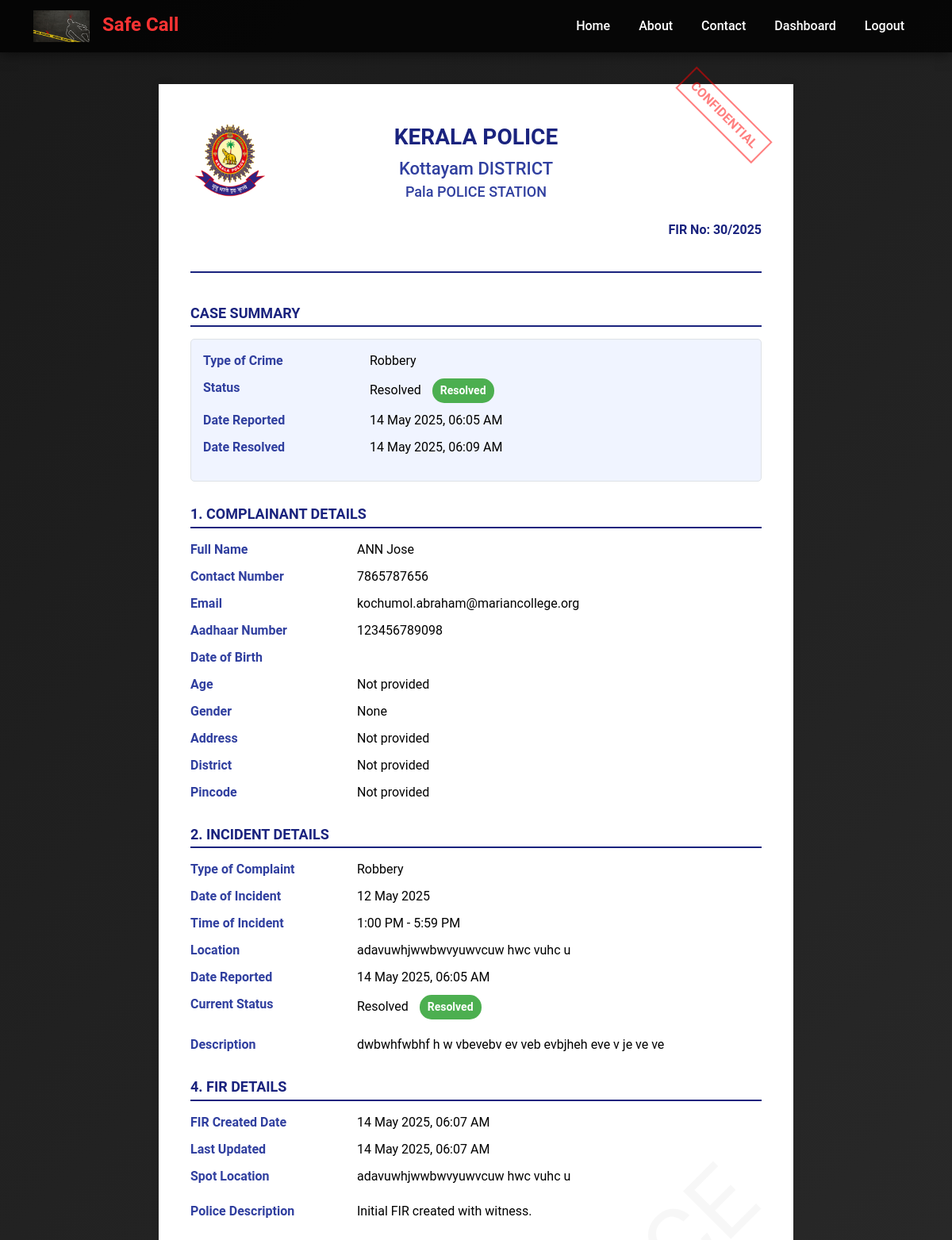
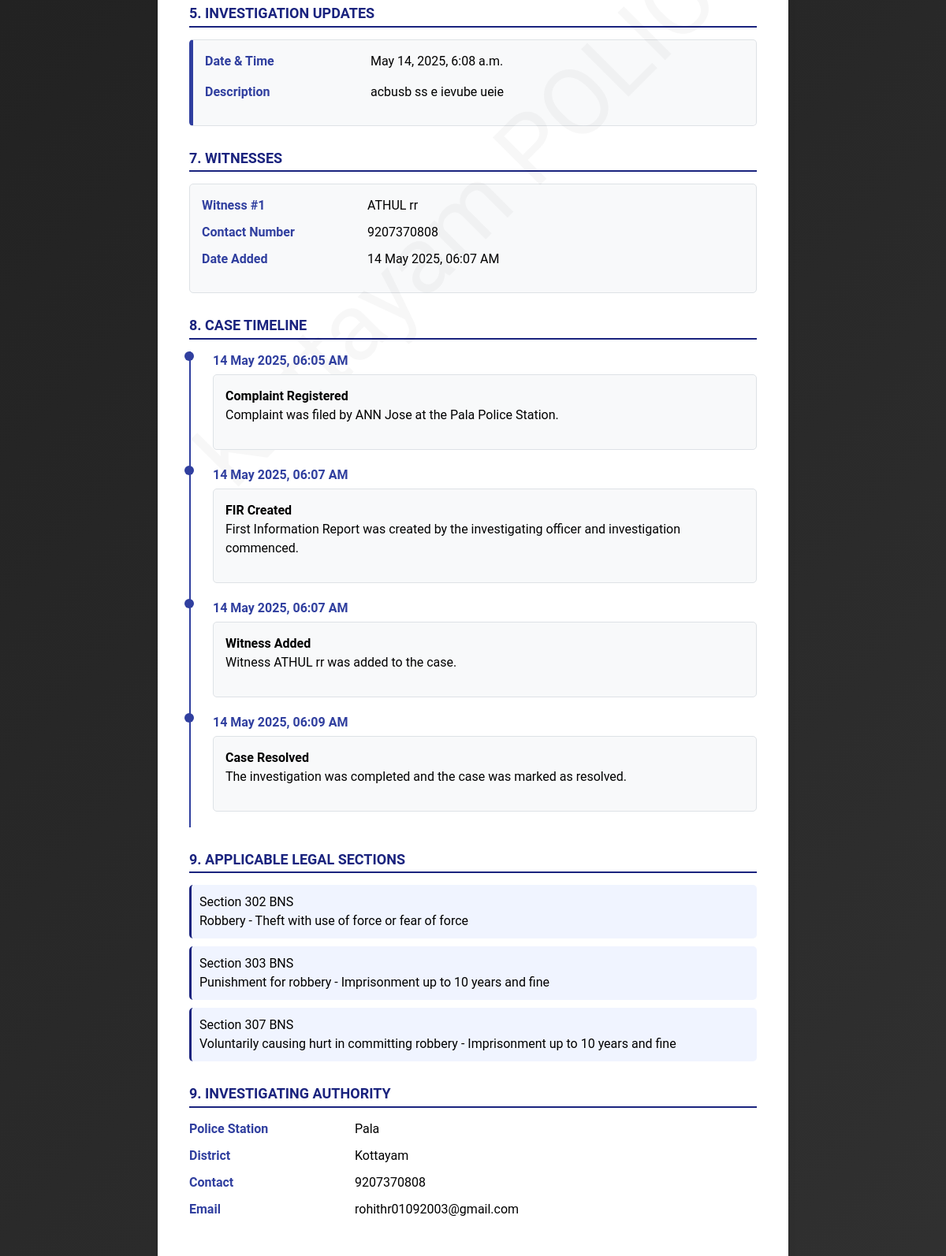
/fir/30/case-file/ (signed in, upper part), run on the app's committed database (2 pictures, top to bottom).
### core/models.py (models this page shows, shortened)
class Complaint(models.Model):
    COMPLAINT_TYPES = [
        ('Robbery', 'Robbery'),
        ('Assault', 'Assault'),
        ('Threats', 'Threats'),
        ('Burglary', 'Burglary'),
        ('Vandalism', 'Vandalism'),
        ('Fraud', 'Fraud'),
        ('Harassment', 'Harassment'),
        ('Theft', 'Theft'),
        ('Domestic Violence', 'Domestic Violence'),
        ('Sexual Assault', 'Sexual Assault'),
        ('Kidnapping', 'Kidnapping'),
        ('Stalking', 'Stalking'),
        ('Drunk Driving', 'Drunk Driving'),
        ('Hit and Run', 'Hit and Run'),
        ('Drug Offenses', 'Drug Offenses'),
        ('Public Intoxication', 'Public Intoxication'),
        ('Trespassing', 'Trespassing'),
        ('Hate Crimes', 'Hate Crimes'),
        ('Murder', 'Murder'),
        ('Arson', 'Arson'),
        ('Others', 'Others'),
    ]
    TIME_CHOICES = [
        ('Midnight', '12:00 AM - 12:59 AM'),
        ('Morning', '6:00 AM - 11:59 AM'),
        ('Noon', '12:00 PM - 12:59 PM'),
        ('Afternoon', '1:00 PM - 5:59 PM'),
        ('Evening', '6:00 PM - 8:59 PM'),
        ('Night', '9:00 PM - 11:59 PM'),
    ]
    STATUS_CHOICES = [
        ('Pending', 'Pending'),
        ('Under Investigation', 'Under Investigation'),
        ('Resolved', 'Resolved'),
        ('Rejected', 'Rejected'),
    ]
    user = models.ForeignKey(PublicUser, on_delete=models.CASCADE)
    police_station = models.ForeignKey(PoliceStation, on_delete=models.CASCADE)
    complaint_type = models.CharField(max_length=50, choices=COMPLAINT_TYPES)
    incident_date = models.DateField()
    incident_time = models.CharField(max_length=20, choices=TIME_CHOICES)
    incident_location = models.TextField(default='Location not specified')
    description = models.TextField()
    evidence = models.FileField(upload_to='complaint_evidence/', null=True, blank=True)
    status = models.CharField(max_length=20, choices=STATUS_CHOICES, default='Pending')
    registered_at = models.DateTimeField(auto_now_add=True)
    resolution_date = models.DateTimeField(null=True, blank=True)

class PoliceStation(models.Model):
    district = models.CharField(max_length=100)
    location = models.CharField(max_length=255)
    pincode = models.CharField(max_length=6)
    contact = models.CharField(max_length=15)
    email = models.EmailField(unique=True)  # Added email field
    password = models.CharField(max_length=255)
    approved = models.BooleanField(default=False)

class PublicUser(models.Model):
    first_name = models.CharField(max_length=100)
    last_name = models.CharField(max_length=100)
    email = models.EmailField(unique=True)
    phone = models.CharField(max_length=15)
    adhaar = models.CharField(max_length=12, unique=True)
    address = models.TextField(null=True, blank=True)
    district = models.CharField(max_length=100, null=True, blank=True)
    pincode = models.CharField(max_length=6, null=True, blank=True)
    password = models.CharField(max_length=255)
    profile_picture = models.ImageField(upload_to='profile_pictures/', null=True, blank=True)
    date_of_birth = models.DateField(null=True, blank=True)
    gender = models.CharField(max_length=10, choices=[('Male', 'Male'), ('Female', 'Female'), ('Other', 'Other')], null=True, blank=True)
    is_verified = models.BooleanField(default=False)

class FIR(models.Model):
    complaint = models.OneToOneField(Complaint, on_delete=models.CASCADE, related_name='fir')
    spot_location = models.CharField(max_length=255, null=True, blank=True)
    police_description = models.TextField()
    created_at = models.DateTimeField(auto_now_add=True)
    updated_at = models.DateTimeField(auto_now=True)

class FIRDescription(models.Model):
    fir = models.ForeignKey(FIR, on_delete=models.CASCADE, related_name='additional_descriptions')
    description = models.TextField()
    created_at = models.DateTimeField(auto_now_add=True)
    class Meta:
        ordering = ['-created_at']

class Witness(models.Model):
    fir = models.ForeignKey(FIR, on_delete=models.CASCADE, related_name='witnesses', null=True, blank=True)
    first_name = models.CharField(max_length=100)
    last_name = models.CharField(max_length=100)
    phone_number = models.CharField(max_length=15)
    created_at = models.DateTimeField(auto_now_add=True)

### core/views.py (the view)
# urls.py: path('fir/<int:complaint_id>/case-file/', views.view_case_file, name='view_case_file'),
def view_case_file(request, complaint_id):
    if 'police_station_id' not in request.session:
        messages.error(request, "You must be logged in as a police station to view case files.")
        return redirect('police_station_login')
    complaint = get_object_or_404(
        Complaint,
        id=complaint_id,
        police_station_id=request.session['police_station_id']
    )
    legal_sections = get_applicable_legal_sections(complaint.complaint_type)
    return render(request, 'case_file_report.html', {
        'complaint': complaint,
        'legal_sections': legal_sections
    })

### core/templates/case_file_report.html (shortened to what this page needs)
{% extends 'base.html' %}
{% load static %}
{% block content %}
<div class="case-file">
    <div class="watermark">
    </div>
    <div class="confidential-stamp">CONFIDENTIAL</div>
    <div class="header">
        <div class="header-content">
            <img src="{% static 'LOGOS/kerala-police-logo.png' %}" alt="Kerala Police Logo" class="logo-left">
            <div class="header-text">
                <h1>KERALA POLICE</h1>
                <h2>{{ complaint.police_station.district }} DISTRICT</h2>
                <h3>{{ complaint.police_station.location }} POLICE STATION</h3>
            </div>
        </div>
        <div class="case-number">
            FIR No: {{ complaint.id }}/{% now "Y" %}
        </div>
    </div>
    <div class="section">
        <h3 class="section-title">CASE SUMMARY</h3>
        <div class="info-box">
            <div class="grid">
                <div class="label">Type of Crime</div>
                <div class="value">{{ complaint.get_complaint_type_display }}</div>
                <div class="label">Status</div>
                <div class="value">
                    {{ complaint.get_status_display }}
                    {% if complaint.status == 'Pending' %}
                        <span class="status-badge status-pending">Pending</span>
                    {% elif complaint.status == 'Under Investigation' %}
                        <span class="status-badge status-investigation">Under Investigation</span>
                    {% elif complaint.status == 'Resolved' %}
                        <span class="status-badge status-resolved">Resolved</span>
                    {% elif complaint.status == 'Rejected' %}
                        <span class="status-badge status-rejected">Rejected</span>
                    {% endif %}
                </div>
                <div class="label">Date Reported</div>
                <div class="value">{{ complaint.registered_at|date:"d M Y, h:i A" }}</div>
                {% if complaint.resolution_date %}
                <div class="label">Date Resolved</div>
                <div class="value">{{ complaint.resolution_date|date:"d M Y, h:i A" }}</div>
                {% endif %}
            </div>
        </div>
    </div>
    <div class="section">
        <h3 class="section-title">1. COMPLAINANT DETAILS</h3>
        <div class="grid">
            <div class="label">Full Name</div>
            <div class="value">{{ complaint.user.first_name }} {{ complaint.user.last_name }}</div>
            <div class="label">Contact Number</div>
            <div class="value">{{ complaint.user.phone }}</div>
            <div class="label">Email</div>
            <div class="value">{{ complaint.user.email }}</div>
            <div class="label">Aadhaar Number</div>
            <div class="value">{{ complaint.user.adhaar }}</div>
            <div class="label">Date of Birth</div>
            <div class="value">{{ complaint.user.date_of_birth|date:"d M Y" }}</div>
            <div class="label">Age</div>
            <div class="value">
                {% if complaint.user.date_of_birth %}
                    {% now "Y" as current_year %}
                    {{ current_year|add:"-"}}{{ complaint.user.date_of_birth|date:"Y" }} years
                {% else %}
                    Not provided
                {% endif %}
            </div>
            <div class="label">Gender</div>
            <div class="value">{{ complaint.user.get_gender_display }}</div>
            <div class="label">Address</div>
            <div class="value">{{ complaint.user.address|default:"Not provided" }}</div>
            <div class="label">District</div>
            <div class="value">{{ complaint.user.district|default:"Not provided" }}</div>
            <div class="label">Pincode</div>
            <div class="value">{{ complaint.user.pincode|default:"Not provided" }}</div>
        </div>
    </div>
    <div class="section">
        <h3 class="section-title">2. INCIDENT DETAILS</h3>
        <div class="grid">
            <div class="label">Type of Complaint</div>
            <div class="value">{{ complaint.get_complaint_type_display }}</div>
            <div class="label">Date of Incident</div>
            <div class="value">{{ complaint.incident_date|date:"d M Y" }}</div>
            <div class="label">Time of Incident</div>
            <div class="value">{{ complaint.get_incident_time_display }}</div>
            <div class="label">Location</div>
            <div class="value">{{ complaint.incident_location }}</div>
            <div class="label">Date Reported</div>
            <div class="value">{{ complaint.registered_at|date:"d M Y, h:i A" }}</div>
            <div class="label">Current Status</div>
            <div class="value">
                {{ complaint.get_status_display }}
                {% if complaint.status == 'Pending' %}
                    <span class="status-badge status-pending">Pending</span>
                {% elif complaint.status == 'Under Investigation' %}
                    <span class="status-badge status-investigation">Under Investigation</span>
                {% elif complaint.status == 'Resolved' %}
                    <span class="status-badge status-resolved">Resolved</span>
                {% elif complaint.status == 'Rejected' %}
                    <span class="status-badge status-rejected">Rejected</span>
                {% endif %}
            </div>
        </div>
        <div class="grid" style="margin-top: 20px;">
            <div class="label">Description</div>
            <div class="value">{{ complaint.description }}</div>
        </div>
    </div>
    {% if complaint.fir %}
    <div class="section">
        <h3 class="section-title">4. FIR DETAILS</h3>
        <div class="grid">
            <div class="label">FIR Created Date</div>
            <div class="value">{{ complaint.fir.created_at|date:"d M Y, h:i A" }}</div>
            <div class="label">Last Updated</div>
            <div class="value">{{ complaint.fir.updated_at|date:"d M Y, h:i A" }}</div>
            <div class="label">Spot Location</div>
            <div class="value">{{ complaint.fir.spot_location|default:"Not specified" }}</div>
        </div>
        <div class="grid" style="margin-top: 20px;">
            <div class="label">Police Description</div>
            <div class="value">{{ complaint.fir.police_description }}</div>
        </div>
    </div>
    {% endif %}
    {% if complaint.fir.additional_descriptions.all %}
    <div class="section">
        <h3 class="section-title">5. INVESTIGATION UPDATES</h3>
        {% for desc in complaint.fir.additional_descriptions.all %}
        <div class="investigation-note">
            <div class="grid">
                <div class="label">Date & Time</div>
                <div class="value">{{ desc.created_at|date:"F j, Y, g:i a" }}</div>
            </div>
            <div class="grid">
                <div class="label">Description</div>
                <div class="value">{{ desc.description }}</div>
            </div>
        </div>
        {% endfor %}
    </div>
    {% else %}
    <div class="section">
        <h3 class="section-title">5. INVESTIGATION UPDATES</h3>
        <p class="no-data">No additional investigation updates have been recorded yet.</p>
    </div>
    {% endif %}
    {% if complaint.fir.witnesses.all %}
    <div class="section">
        <h3 class="section-title">7. WITNESSES</h3>
        {% for witness in complaint.fir.witnesses.all %}
        <div class="witness-item">
            <div class="grid">
                <div class="label">Witness #{{ forloop.counter }}</div>
                <div class="value">{{ witness.first_name }} {{ witness.last_name }}</div>
                <div class="label">Contact Number</div>
                <div class="value">{{ witness.phone_number }}</div>
                <div class="label">Date Added</div>
                <div class="value">{{ witness.created_at|date:"d M Y, h:i A" }}</div>
            </div>
        </div>
        {% endfor %}
    </div>
    {% endif %}
    <div class="section">
        <h3 class="section-title">8. CASE TIMELINE</h3>
        <div class="timeline-container">
            <div class="timeline-item">
                <div class="timeline-date">{{ complaint.registered_at|date:"d M Y, h:i A" }}</div>
                <div class="timeline-content">
                    <div class="text-bold">Complaint Registered</div>
                    <p>Complaint was filed by {{ complaint.user.first_name }} {{ complaint.user.last_name }} at the {{ complaint.police_station.location }} Police Station.</p>
                </div>
            </div>
            {% if complaint.fir %}
            <div class="timeline-item">
                <div class="timeline-date">{{ complaint.fir.created_at|date:"d M Y, h:i A" }}</div>
                <div class="timeline-content">
                    <div class="text-bold">FIR Created</div>
                    <p>First Information Report was created by the investigating officer and investigation commenced.</p>
                </div>
            </div>
            {% endif %}
            {% if complaint.fir.witnesses.all %}
                {% for witness in complaint.fir.witnesses.all %}
                <div class="timeline-item">
                    <div class="timeline-date">{{ witness.created_at|date:"d M Y, h:i A" }}</div>
                    <div class="timeline-content">
                        <div class="text-bold">Witness Added</div>
                        <p>Witness {{ witness.first_name }} {{ witness.last_name }} was added to the case.</p>
                    </div>
                </div>
                {% endfor %}
            {% endif %}
            {% if complaint.status == 'Resolved' and complaint.resolution_date %}
            <div class="timeline-item">
                <div class="timeline-date">{{ complaint.resolution_date|date:"d M Y, h:i A" }}</div>
                <div class="timeline-content">
                    <div class="text-bold">Case Resolved</div>
                    <p>The investigation was completed and the case was marked as resolved.</p>
                </div>
            </div>
            {% endif %}
        </div>
    </div>
    <div class="section">
        <h3 class="section-title">9. APPLICABLE LEGAL SECTIONS</h3>
        {% if legal_sections %}
            {% for section in legal_sections %}
            <div class="ipc-section">
                <div class="section-number">Section {{ section.section }} {% if section.section == 'DV Act' or section.section == 'NDPS Act' or section.section == 'BNSS 162' or section.section == 'Various' %}{% else %}BNS{% endif %}</div>
                <div class="section-description">
                    {{ section.description }}
                </div>
            </div>
            {% endfor %}
        {% endif %}
    </div>
    <div class="section">
        <h3 class="section-title">9. INVESTIGATING AUTHORITY</h3>
        <div class="grid">
            <div class="label">Police Station</div>
            <div class="value">{{ complaint.police_station.location }}</div>
            <div class="label">District</div>
            <div class="value">{{ complaint.police_station.district }}</div>
            <div class="label">Contact</div>
            <div class="value">{{ complaint.police_station.contact }}</div>
            <div class="label">Email</div>
            <div class="value">{{ complaint.police_station.email }}</div>
        </div>
    </div>
</div>
{% endblock %}

### data on the page
Complaint: police_station.district "Kottayam", police_station.location "Pala", id "30", complaint_type "Robbery", status "Resolved", registered_at "14 May 2025, 06:05 AM", resolution_date "14 May 2025, 06:09 AM", user.first_name "ANN", user.last_name "Jose", user.phone "7865787656", user.email "kochumol.abraham@mariancollege.org", user.adhaar "123456789098", user.gender "None", user.address "Not provided", user.district "Not provided", user.pincode "Not provided", incident_date "12 May 2025", incident_time "1:00 PM - 5:59 PM", incident_location "adavuwhjwwbwvyuwvcuw hwc vuhc u", description "dwbwhfwbhf h w vbevebv ev veb evbjheh eve v je ve ve", fir.created_at "14 May 2025, 06:07 AM", fir.updated_at "14 May 2025, 06:07 AM", fir.spot_location "adavuwhjwwbwvyuwvcuw hwc vuhc u", fir.police_description "Initial FIR created with witness.", police_station.contact "9207370808", police_station.email "rohithr01092003@gmail.com"
FIRDescription: created_at "May 14, 2025, 6:08 a.m.", description "acbusb ss e ievube ueie"
Witness: first_name "ATHUL", last_name "rr", phone_number "9207370808", created_at "14 May 2025, 06:07 AM"

### other printed values
{{ section.section }} "302" "303" "307"
{{ section.description }} "Robbery - Theft with use of force or fear of force" "Punishment for robbery - Imprisonment up to 10 years and fine" "Voluntarily causing hurt in committing robbery - Imprisonment up to 10 years and fine"
